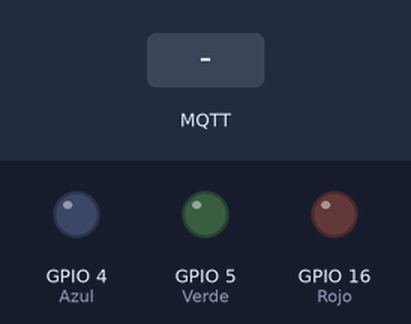
A program run on a simulated ESP8266 (NodeMCU). On the bench: output pins drawn as LEDs (lit = HIGH). The inputs (shaded band) are chosen by the test bench. WiFi joins after 1.5 s; servers stay silent unless stated; no MQTT or app messages arrive unless stated; what the program prints to the serial monitor is not drawn.

Above: at 2.7 s.
2.8 s: MQTT message "2" arrives on the first subscribed topic
At 4.5 s:
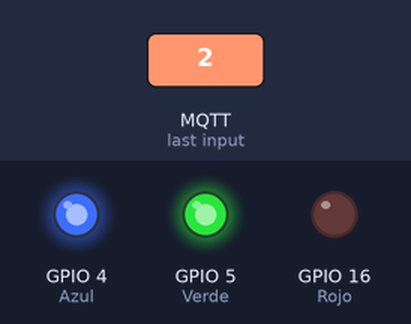
7.0 s: MQTT message "0" arrives on the first subscribed topic
At 10.3 s:
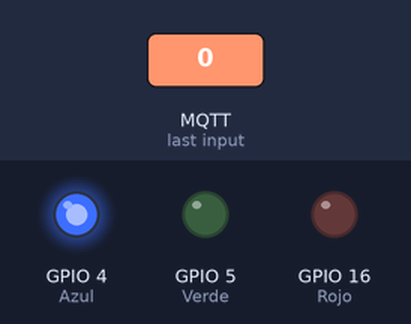
11.0 s: MQTT message "3" arrives on the first subscribed topic
At 13.0 s:
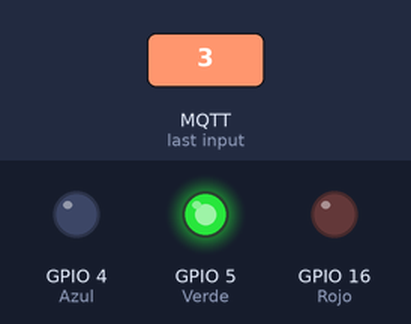
15.0 s: MQTT message "6" arrives on the first subscribed topic
At 16.1 s:
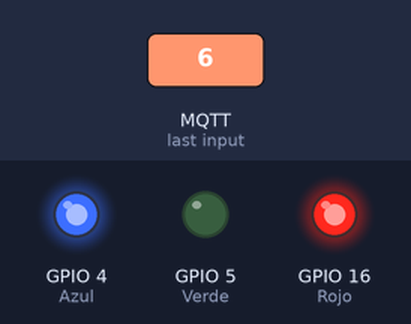
19.0 s: MQTT message "4" arrives on the first subscribed topic
At 20.3 s:
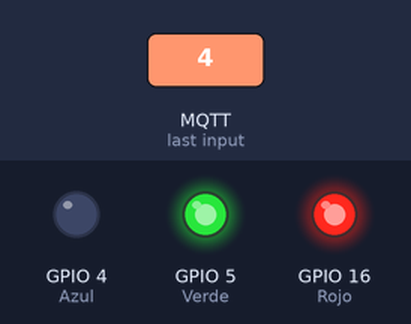
23.0 s: MQTT message "1" arrives on the first subscribed topic
At 24.6 s:
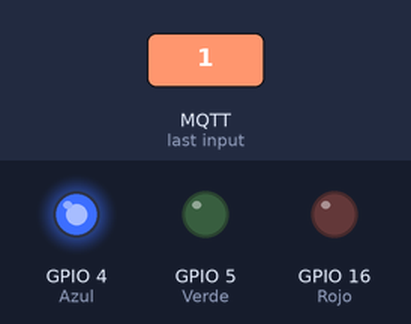
Timing chart, 0 to 28.0 s (numbered marks = the images above; inputs shaded):
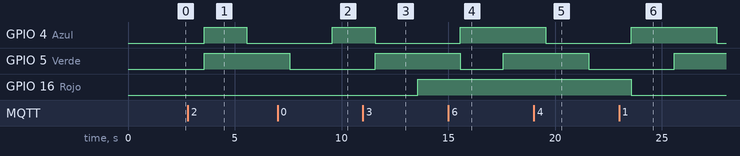

The program:

main.cpp
```cpp
#include <Arduino.h>
#include <ESP8266WiFi.h>
#include <PubSubClient.h>
#define Rojo 16
#define Verde 5
#define Azul 4

const char *NombreDeRedWIFI = "familiamoreno";
const char *ClaveDeRedWIFI = "31502218";
const char *ServidorMQTT = "soldier.cloudmqtt.com";
const int PuertoDelServidorMQTT = 16409;
const char *Usuario = "ControlDeLuces";
const char *Contrasena = "0123456789";
const char *Topic = "Luces";
int Retardo = 2000;
char DatoMQTT;
int Caso;

WiFiClient espClient;
PubSubClient client(espClient);

void ColorNegro()
{
  digitalWrite(Rojo, LOW);
  digitalWrite(Verde, LOW);
  digitalWrite(Azul, LOW);
}
void ColorAzul()
{
  digitalWrite(Rojo, LOW);
  digitalWrite(Verde, LOW);
  digitalWrite(Azul, HIGH);
}
void ColorAguaMarina()
{
  digitalWrite(Rojo, LOW);
  digitalWrite(Verde, HIGH);
  digitalWrite(Azul, HIGH);
}
void ColorVerde()
{
  digitalWrite(Rojo, LOW);
  digitalWrite(Verde, HIGH);
  digitalWrite(Azul, LOW);
}
void ColorAmarillo()
{
  digitalWrite(Rojo, HIGH);
  digitalWrite(Verde, HIGH);
  digitalWrite(Azul, LOW);
}
void ColorRojo()
{
  digitalWrite(Rojo, HIGH);
  digitalWrite(Verde, LOW);
  digitalWrite(Azul, LOW);
}
void ColorMorado()
{
  digitalWrite(Rojo, HIGH);
  digitalWrite(Verde, LOW);
  digitalWrite(Azul, HIGH);
}
void ColorBlanco()
{
  digitalWrite(Rojo, HIGH);
  digitalWrite(Verde, HIGH);
  digitalWrite(Azul, HIGH);
}

void ConexionWifi()
{
  delay(10);
  Serial.println("");
  Serial.println("");
  Serial.print("Conectando a red Wifi...");
  WiFi.begin(NombreDeRedWIFI, ClaveDeRedWIFI);

  while (WiFi.status() != WL_CONNECTED)
  {
    delay(500);
    Serial.print(".");
  }

  Serial.println("");
  Serial.println("Dispositivo con conexión a internet");
}

void callback(char *topic, byte *payload, unsigned int length)
{
  Serial.print("Mensaje Recibido: [");
  Serial.print(topic);
  Serial.print("] ");

  for (int i = 0; i < length; i++)
  {
    Serial.print((char)payload[i]);
  }

  Serial.println();
  DatoMQTT = payload[0];

  switch (DatoMQTT)
  {
  case '0':
    Caso = 0;
    break;
  case '1':
    Caso = 1;
    break;
  case '2':
    Caso = 2;
    break;
  case '3':
    Caso = 3;
    break;
  case '4':
    Caso = 4;
    break;
  case '5':
    Caso = 5;
    break;
  case '6':
    Caso = 6;
    break;
  case '7':
    Caso = 7;
    break;
  case 'q':
    Caso = 8;
    break;
  case 'w':
    Caso = 9;
    break;
  case 'e':
    Caso = 10;
    break;
  case 'r':
    Caso = 11;
    break;
  case 't':
    Caso = 12;
    break;
  case 'y':
    Caso = 13;
    break;
  case 'u':
    Caso = 14;
    break;
  case 'i':
    Caso = 15;
    break;
  default:
    Serial.println("Caracter no reconocido");
    break;
  }
}

void ConexionServidorMQTT()
{
  Serial.println("");
  Serial.print("Conectando al servidor MQTT...");
  while (!client.connected())
  {
    if (client.connect("", Usuario, Contrasena))
    {
      Serial.println("");
      Serial.println("Conexión exitosa al servidor MQTT");
      client.subscribe(Topic);
    }
    else
    {
      Serial.print(".");
      delay(5000);
    }
  }
}

void setup()
{
  pinMode(Rojo, OUTPUT);
  pinMode(Verde, OUTPUT);
  pinMode(Azul, OUTPUT);
  Serial.begin(115200);
  ConexionWifi();
  client.setServer(ServidorMQTT, PuertoDelServidorMQTT);
  client.setCallback(callback);
}

void loop()
{
  if (!client.connected())
  {
    ConexionServidorMQTT();
  }

  switch (Caso)
  {
  case 0:
    ColorNegro();
    delay(Retardo);
    Caso = 1;
    break;
  case 1:
    ColorAzul();
    delay(Retardo);
    Caso = 2;
    break;
  case 2:
    ColorAguaMarina();
    delay(Retardo);
    Caso = 3;
    break;
  case 3:
    ColorVerde();
    delay(Retardo);
    Caso = 4;
    break;
  case 4:
    ColorAmarillo();
    delay(Retardo);
    Caso = 5;
    break;
  case 5:
    ColorRojo();
    delay(Retardo);
    Caso = 6;
    break;
  case 6:
    ColorMorado();
    delay(Retardo);
    Caso = 7;
    break;
  case 7:
    ColorBlanco();
    delay(Retardo);
    Caso = 0;
    break;
  case 8:
    ColorNegro();
    break;
  case 9:
    ColorAzul();
    break;
  case 10:
    ColorAguaMarina();
    break;
  case 11:
    ColorVerde();
    break;
  case 12:
    ColorAmarillo();
    break;
  case 13:
    ColorRojo();
    break;
  case 14:
    ColorMorado();
    break;
  case 15:
    ColorBlanco();
    break;
  default:
    ColorNegro();
    Serial.println("No hay Caso");
    delay(Retardo);
    break;
  }

  client.loop();
}
```

Measured:
- after the input at 2.8 s, GPIO 5 (Verde): LOW → HIGH after 0.76 s instead of 2.8 s
- after the input at 7.0 s, GPIO 4 (Azul): LOW → HIGH after 2.6 s; GPIO 5 (Verde): HIGH → LOW after 0.56 s instead of 2.6 s; GPIO 16 (Rojo): stays LOW (without the input it goes to HIGH after 0.56 s)
- after the input at 11.0 s, GPIO 4 (Azul): HIGH → LOW after 0.57 s instead of 2.6 s; GPIO 16 (Rojo): LOW → HIGH after 2.6 s
- after the input at 15.0 s, GPIO 4 (Azul): LOW → HIGH after 0.57 s instead of 2.6 s
- after the input at 19.0 s, GPIO 4 (Azul): goes on until 19.6 s, then stays LOW; GPIO 5 (Verde): HIGH → LOW after 2.6 s instead of 0.57 s; GPIO 16 (Rojo): stays HIGH (without the input it goes to LOW after 0.57 s)
- after the input at 23.0 s, GPIO 5 (Verde): goes on until 25.6 s, then stays HIGH; GPIO 16 (Rojo): HIGH → LOW after 0.57 s instead of 4.6 s
